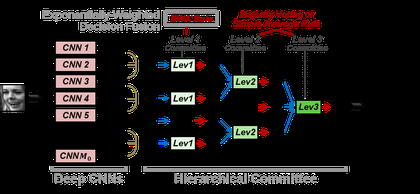
%> input picture fig_overview.png, 420 x 194 px, shrunk from 1099 x 508 before the run
$ octave --eval "result = multi_scale_retinex(rgb2gray(imread('../../../../fig_overview.png')));"   (GNU Octave 9; MATLAB toolbox functions it lacks are replaced by stand-ins)
%> lines starting %> are read from the running program, lines starting %| are printed output that depends on the picture
### lib1_AlignFace_NormalizeInput/pipeline_modules_functions/INface_toolbox/photometric/single_scale_retinex.m
% The function applies the single scale retinex algorithm to an image.
%
% PROTOTYPE
% [R,L] = single_scale_retinex(X,hsiz, normalize)
%
% USAGE EXAMPLE(S)
%
%     Example 1:
%       X=imread('sample_image.bmp');
%       R=single_scale_retinex(X);
%       figure,imshow(X);
%       figure,imshow((R),[]);
%
%     Example 2:
%       X=imread('sample_image.bmp');
%       R=single_scale_retinex(X,9);
%       figure,imshow(X);
%       figure,imshow((R),[]);
%
%     Example 3:
%       X=imread('sample_image.bmp');
%       R=single_scale_retinex(X,9,0);
%       figure,imshow(X);
%       figure,imshow((R),[]);
%
%     Example 4:
%       X=imread('sample_image.bmp');
%       R=single_scale_retinex(X,[],0);
%       figure,imshow(X);
%       figure,imshow((R),[]);
%
%     Example 5:
%       X=imread('sample_image.bmp');
%       [R,L] = single_scale_retinex(X,[],1);
%       figure,imshow(X);
%       figure,imshow((R),[]);
%       figure,imshow(L,[]);
%
%
% GENERAL DESCRIPTION
% The function performs photometric normalization of the image X using the
% SSR technique. It takes either one, two or three arguments with the first being
% the image to be normalized, the second being the size of the Gaussian
% smoothing filter and the third being a parameter controling whether postprocessing
% (i.e., truncation of the histogram ends) is performed or not (0 - no
% postprocessing, 1- truncation of the histogram ends and
% range adjustment to the 8 bit interval). If no parameter "hsiz" is specified
% or the parameter is specified in the form of empty brackets a default
% value of hsiz=15 is used.
%
% The function returns the photometricaly normalized form of the input
% image X in the output R. Since the technique is based on the retinex
% theory (image = reflectance*luminance), the function can optionally
% return the estimated luminance function in L as well.
%
% The function is intended for use in face recognition experiments and the
% default parameters are set in such a way that a "good" normalization is
% achieved for images of size 128 x 128 pixels. Of course the term "good" is
% relative.
%
% When studying the original paper of Jabson et al. one should be aware
% that "hsiz" corresponds to the parameter "c".
%
%
% REFERENCES
% This function is an implementation of the Center/Surround retinex
% algorithm proposed in:
%
% D.J. Jobson, Z. Rahman, and G.A. Woodell, “Properties and Performance of a
% Center/Surround Retinex,” IEEE Transactions on Image Processing, vol. 6,
% no. 3, pp. 451-462, March 1997.
%
%
%
% INPUTS:
% X                     - a grey-scale image of arbitrary size
% hsiz				    - a size parameter determining the size of the
%                         Gaussian filter (default: hsiz=15), hsiz is a
%                         scalar value; if [] is specified for hsiz the
%                         default value is used
% normalize             - a parameter controlling the post-processing
%                         procedure:
%                            0 - no normalization
%                            1 - perform basic normalization (truncation
%                                of histograms ends and normalization to the
%                                8-bit interval) - default
%
% OUTPUTS:
% R                     - a grey-scale image processed with the SSR
%                         algorithm (this normalized version of the input
%                         image is commonly referred to as the reflectance)
% L                     - the luminance function estimated from the input
%                         grey-scale image X using the SSR tecnique
%
%
% NOTES / COMMENTS
% This function applies the single scale retinex algorithm on the
% grey-scale image X. In the new version of the function the input argument
% "normalize" was added to enable experimentation with ones own
% post-processors. In any case, if you do not have your own posprocessor, I
% would strongly recomend that you leave the parameter set to 1, as
% post-processing is often crucial for the normalization.
%
% The function was tested with Matlab ver. 7.5.0.342 (R2007b) and Matlab
% ver. 7.11.0.584 (R2010b).
%
%
% RELATED FUNCTIONS (SEE ALSO)
% histtruncate  - a function provided by Peter Kovesi
% normalize8    - auxilary function
%
% ABOUT
% Created:        19.8.2009
% Last Update:    26.1.2012
% Revision:       2.1
%
%
% WHEN PUBLISHING A PAPER AS A RESULT OF RESEARCH CONDUCTED BY USING THIS CODE
% OR ANY PART OF IT, MAKE A REFERENCE TO THE FOLLOWING PUBLICATIONS:
%
% 1. Štruc V., Pavešic, N.:Photometric normalization techniques for illumination
% invariance, in: Y.J. Zhang (Ed), Advances in Face Image Analysis: Techniques
% and Technologies, IGI Global, pp. 279-300, 2011.
% (BibTex available from: http://luks.fe.uni-lj.si/sl/osebje/vitomir/pub/IGI.bib)
%
% 2. Štruc, V., Pavešic, N.: Gabor-based kernel-partial-least-squares
% discrimination features for face recognition, Informatica (Vilnius),
% vol. 20, no. 1, pp. 115-138, 2009.
% (BibTex available from: http://luks.fe.uni-lj.si/sl/osebje/vitomir/pub/InforVI.bib)
%
%
% Official website:
% If you have down-loaded the toolbox from any other location than the
% official website, plese check the following link to make sure that you
% have the most recent version:
%
% http://luks.fe.uni-lj.si/sl/osebje/vitomir/face_tools/INFace/index.html
%
%
% Copyright (c) 2012 Vitomir Štruc
% Faculty of Electrical Engineering,
% University of Ljubljana, Slovenia
% http://luks.fe.uni-lj.si/en/staff/vitomir/index.html
%
% Permission is hereby granted, free of charge, to any person obtaining a copy
% of this software and associated documentation files, to deal
% in the Software without restriction, subject to the following conditions:
%
% The above copyright notice and this permission notice shall be included in
% all copies or substantial portions of the Software.
%
% The Software is provided "as is", without warranty of any kind.
%
% January 2012
function [R,L] = single_scale_retinex(X,hsiz, normalize)


%% Default result
R=[];
L=[];

%% Parameter checking
if nargin == 1
    hsiz = 15;
    normalize = 1;
elseif nargin ==2
    if isempty(hsiz)
        hsiz = 15;
    end
    normalize = 1;
elseif nargin == 3
    if isempty(hsiz)
        hsiz = 15;
    end

    if ~(normalize==1 || normalize==0)
        disp('Error: The third parameter can only be 0 or 1.');
        return;
     end
elseif nargin > 3
    disp('Error: Wrong number of input parameters!')
    return;
end

%% Init. operations
[a,b]=size(X);
cent = ceil(a/2);
X1=normalize8(X)+0.01; %for the log operation

%% Filter construction
filt = zeros(a,b);
summ=0;
for i=1:a
    for j=1:b
        radius = ((cent-i)^2+(cent-j)^2);
        filt(i,j) = exp(-(radius/(hsiz^2)));
        summ=summ+filt(i,j);
    end
end
filt=filt/summ;

%% Filter image and adjust for log operation
Z = ceil(imfilter(X1,filt,'replicate','same'));
if(sum(sum(Z==0))~=0)
    for i=1:a
        for j=1:b
            if Z(i,j)==0;
                Z(i,j)=0.01;
            end
        end
    end
end

%% Produce illumination normalized image Y
R=log(X1)-log(Z);
L=log(Z);

%% Do some postprocessing - this step is not necessary and can be skipped
if normalize ~= 0
    [R, dummy] =histtruncate(R, 0.2, 0.2);
    R=normalize8(R);
    L=normalize8(L);
end


### lib1_AlignFace_NormalizeInput/pipeline_modules_functions/INface_toolbox/auxilary/normalize8.m
% The function adjusts the dynamic range of the grey scale image to the interval [0,255] or [0,1]
%
% PROTOTYPE
%       Y=normalize8(X,mode);
%
% USAGE EXAMPLE(S)
%
%     Example 1:
%       X=imread('sample_image.bmp');
%       Y=normalize8(X);
%       figure,imshow(X);
%       figure,imshow(uint8(Y));
%
%     Example 2:
%       X=imread('sample_image.bmp');
%       Y=normalize8(X,1);
%       figure,imshow(X);
%       figure,imshow(uint8(Y));
%
%     Example 3:
%       X=imread('sample_image.bmp');
%       Y=normalize8(X,0);
%       figure,imshow(X);
%       figure,imshow((Y),[]);
%
%
% INPUTS:
% X                     - a grey-scale image of arbitrary size
% mode                  - the parameter indicates the range of the target
%                         interval, if "mode=1", the output is mapped to [0,
%                         255], if "mode=0" the output is mapped to [0,1]
%
% OUTPUTS:
% Y                     - a grey-scale image with its dynamic range
%                         adjusted to span the entire 8-bit interval, i.e.,
%                         the intensity values lie in the range [0 255], or
%                         the interval [0,1]
%
% NOTES / COMMENTS
% This function is needed by a few other function actually performing
% photometric normalization. It remapps the intensity values of the images
% from its original span to the interval [0, 255] or [0,1] depending on the
% value of the input parameter "mode". If the parameter mode is not
% provided it is assumed that the target interval equals [0,255].
%
% The function was tested with Matlab ver. 7.5.0.342 (R2007b) and Matlab
% ver. 7.11.0.584 (R2010b).
%
%
% RELATED FUNCTIONS (SEE ALSO)
% histtruncate  - a function provided by Peter Kovesi
% adjust_range  - auxilary function
%
% ABOUT
% Created:        19.8.2009
% Last Update:    26.1.2012
% Revision:       2.1
%
%
% WHEN PUBLISHING A PAPER AS A RESULT OF RESEARCH CONDUCTED BY USING THIS CODE
% OR ANY PART OF IT, MAKE A REFERENCE TO THE FOLLOWING PUBLICATIONS:
%
% 1. 둻ruc V., Pave쉏c, N.:Photometric normalization techniques for illumination
% invariance, in: Y.J. Zhang (Ed), Advances in Face Image Analysis: Techniques
% and Technologies, IGI Global, pp. 279-300, 2011.
% (BibTex available from: http://luks.fe.uni-lj.si/sl/osebje/vitomir/pub/IGI.bib)
%
% 2. 둻ruc, V., Pave쉏c, N.: Gabor-based kernel-partial-least-squares
% discrimination features for face recognition, Informatica (Vilnius),
% vol. 20, no. 1, pp. 115-138, 2009.
% (BibTex available from: http://luks.fe.uni-lj.si/sl/osebje/vitomir/pub/InforVI.bib)
%
%
% Official website:
% If you have down-loaded the toolbox from any other location than the
% official website, plese check the following link to make sure that you
% have the most recent version:
%
% http://luks.fe.uni-lj.si/sl/osebje/vitomir/face_tools/INFace/index.html
%
%
% Copyright (c) 2012 Vitomir 둻ruc
% Faculty of Electrical Engineering,
% University of Ljubljana, Slovenia
% http://luks.fe.uni-lj.si/en/staff/vitomir/index.html
%
% Permission is hereby granted, free of charge, to any person obtaining a copy
% of this software and associated documentation files, to deal
% in the Software without restriction, subject to the following conditions:
%
% The above copyright notice and this permission notice shall be included in
% all copies or substantial portions of the Software.
%
% The Software is provided "as is", without warranty of any kind.
%
% January 2012

function Y=normalize8(X,mode);

%% default return value
Y=[];

%% Parameter check
if nargin==1
    mode = 1;
end

%% Init. operations
X=double(X);
[a,b]=size(X);

%% Adjust the dynamic range to the 8-bit interval
max_v_x = max(max(X));
min_v_x = min(min(X));

if mode == 1
    Y=ceil(((X - min_v_x*ones(a,b))./(max_v_x*(ones(a,b))-min_v_x*(ones(a,b))))*255);
elseif mode == 0
    Y=(((X - min_v_x*ones(a,b))./(max_v_x*(ones(a,b))-min_v_x*(ones(a,b)))));
else
    disp('Error: Wrong value of parameter "mode". Please provide either 0 or 1.')
end


### lib1_AlignFace_NormalizeInput/pipeline_modules_functions/INface_toolbox/postprocessors/histtruncate.m
% The function truncates the ends of an image histogram.
%
% Function truncates a specified percentage of the lower and
% upper ends of an image histogram.
%
% This operation allows grey levels to be distributed across
% the primary part of the histogram.  This solves the problem
% when one has, say, a few very bright values in the image which
% have the overall effect of darkening the rest of the image after
% rescaling.
%
% Usage:
%    [newim, sortv] = histtruncate(im, lHistCut, uHistCut)
%    [newim, sortv] = histtruncate(im, lHistCut, uHistCut, sortv)
%
% Arguments:
%    im          -  Image to be processed
%    lHistCut    -  Percentage of the lower end of the histogram
%                   to saturate.
%    uHistCut    -  Percentage of the upper end of the histogram
%                   to saturate.
%    sortv       -  Optional array of sorted image pixel values obtained
%                   from a previous call to histtruncate.  Supplying this
%                   data speeds the operation of histtruncate when one is
%                   repeatedly varying lHistCut and uHistCut.
%

% Copyright (c) 2001 Peter Kovesi
% School of Computer Science & Software Engineering
% The University of Western Australia
% http://www.csse.uwa.edu.au/
%
% Permission is hereby granted, free of charge, to any person obtaining a copy
% of this software and associated documentation files (the "Software"), to deal
% in the Software without restriction, subject to the following conditions:
%
% The above copyright notice and this permission notice shall be included in
% all copies or substantial portions of the Software.
%
% The Software is provided "as is", without warranty of any kind.

% July 2001

function [newim, sortv] = histtruncate(im, lHistCut, uHistCut, varargin)

    if lHistCut < 0 | lHistCut > 100 | uHistCut < 0 | uHistCut > 100
	error('Histogram truncation values must be between 0 and 100');
    end

    if ndims(im) == 3  % Assume colour image in RGB
	hsv = rgb2hsv(im);     % Convert to HSV
        % Apply histogram truncation just to intensity component
	if nargin == 3
	    [hsv(:,:,3), sortv] = Ihisttruncate(hsv(:,:,3), lHistCut, uHistCut);
	else
	    [hsv(:,:,3), sortv] = Ihisttruncate(hsv(:,:,3), lHistCut, uHistCut, varargin{1});
	end
	newim = hsv2rgb(hsv);  % Convert back to RGB
    else
	if nargin == 3
	    [newim, sortv] = Ihisttruncate(im, lHistCut, uHistCut);
	else
	    [newim, sortv] = Ihisttruncate(im, lHistCut, uHistCut, varargin{1});
	end
    end


%-----------------------------------------------------------------------
% Internal function that does the work
%-----------------------------------------------------------------------

function [newim, sortv] = Ihisttruncate(im, lHistCut, uHistCut, varargin)

    if ndims(im) > 2
	error('HISTTRUNCATE only defined for grey value images');
    end

    im = normalize8(im,0);  % Normalise to 0-1 and cast to double if needed

    [r c] = size(im);
    m = r*c;

    if nargin == 3            % Generate a sorted array of pixel values.
	sortv = sort(im(:));
	sortv = [sortv(1); sortv; sortv(m)];
    else
	sortv = varargin{1};
    end

    x = 100*(0.5:m - 0.5)./m; % Indices of pixel value order as a percentage
    x = [0 x 100];            % from 0 - 100.

    % Interpolate to find grey values at desired percentage levels.
    gv = interp1(x,sortv,[lHistCut, 100 - uHistCut]);

    newim = imadjust(im,gv,[0 1]);


### lib1_AlignFace_NormalizeInput/pipeline_modules_functions/INface_toolbox/photometric/multi_scale_retinex.m
% The function applies the multi scale retinex algorithm to an image.
%
% PROTOTYPE
% Y = multi_scale_retinex(X,hsiz,normalize)
%
% USAGE EXAMPLE(S)
%
%     Example 1:
%       X=imread('sample_image.bmp');
%       Y=multi_scale_retinex(X);
%       figure,imshow(X);
%       figure,imshow((Y),[]);
%
%     Example 2:
%       X=imread('sample_image.bmp');
%       Y=multi_scale_retinex(X,[7 15 21]);
%       figure,imshow(X);
%       figure,imshow((Y),[]);
%
%      Example 3 (the same as the SSR):
%       X=imread('sample_image.bmp');
%       Y=multi_scale_retinex(X,[15]);
%       figure,imshow(X);
%       figure,imshow((Y),[]);
%
%     Example 4:
%       X=imread('sample_image.bmp');
%       Y=multi_scale_retinex(X,[],0);
%       figure,imshow(X);
%       figure,imshow((Y),[]);
%
%     Example 5:
%       X=imread('sample_image.bmp');
%       Y=multi_scale_retinex(X,[7 15 21],0);
%       figure,imshow(X);
%       figure,imshow((Y),[]);
%
%
% GENERAL DESCRIPTION
% The function performs photometric normalization of the image X using the
% MSR technique. It takes either one or two arguments with the first being
% the image to be normalized and the second being the sizes of the Gaussian
% smoothing filters. If no parameter "hsiz" is specified a default value of
% hsiz=[7 15 21] is used.
%
% The function is intended for use in face recognition experiments and the
% default parameters are set in such a way that a "good" normalization is
% achieved for images of size 128 x 128 pixels. Of course the term "good" is
% relative.
%
% When studying the original paper of Jabson et al. one should be aware
% that "hsiz" corresponds to the parameters "c".
%
%
% REFERENCES
% This function is an implementation of the Multiscale retinex
% algorithm proposed in:
%
% D.J. Jabson, Z. Rahmann, and G.A. Woodell, “A Multiscale Retinex for
% Bridging the Gap Between Color Images and the human Observations of
% Scenes,” IEEE Transactions on Image Processing, vol. 6, no. 7,
% pp. 897-1056, July 1997.
%
%
%
% INPUTS:
% X                     - a grey-scale image of arbitrary size
% hsiz				    - a size parameter determining the sizes of the
%                         Gaussian filter (default: hsiz=[7 15 21]), hsiz
%                         is an array of filter sizes - actually these
%                         sizes determine the bandwidth of the filters
% normalize             - a parameter controlling the post-processing
%                         procedure:
%                            0 - no normalization
%                            1 - perform basic normalization (truncation
%                                of histograms ends and normalization to the
%                                8-bit interval for the single-scale normalizations) - default
%
% OUTPUTS:
% Y                     - a grey-scale image processed with the SSR
%                         algorithm
%
% NOTES / COMMENTS
% This function applies the multi scale retinex algorithm on the
% grey-scale image X.
%
% The function was tested with Matlab ver. 7.5.0.342 (R2007b).
%
%
% RELATED FUNCTIONS (SEE ALSO)
% histtruncate  - a function provided by Peter Kovesi
% normalize8    - auxilary function
%
% ABOUT
% Created:        20.8.2009
% Last Update:    26.1.2012
% Revision:       2.1
%
%
% WHEN PUBLISHING A PAPER AS A RESULT OF RESEARCH CONDUCTED BY USING THIS CODE
% OR ANY PART OF IT, MAKE A REFERENCE TO THE FOLLOWING PUBLICATIONS:
%
% 1. Štruc V., Pavešic, N.:Photometric normalization techniques for illumination
% invariance, in: Y.J. Zhang (Ed), Advances in Face Image Analysis: Techniques
% and Technologies, IGI Global, pp. 279-300, 2011.
% (BibTex available from: http://luks.fe.uni-lj.si/sl/osebje/vitomir/pub/IGI.bib)
%
% 2. Štruc, V., Pavešic, N.: Gabor-based kernel-partial-least-squares
% discrimination features for face recognition, Informatica (Vilnius),
% vol. 20, no. 1, pp. 115-138, 2009.
% (BibTex available from: http://luks.fe.uni-lj.si/sl/osebje/vitomir/pub/InforVI.bib)
%
%
% Official website:
% If you have down-loaded the toolbox from any other location than the
% official website, plese check the following link to make sure that you
% have the most recent version:
%
% http://luks.fe.uni-lj.si/sl/osebje/vitomir/face_tools/INFace/index.html
%
%
% Copyright (c) 2012 Vitomir Štruc
% Faculty of Electrical Engineering,
% University of Ljubljana, Slovenia
% http://luks.fe.uni-lj.si/en/staff/vitomir/index.html
%
% Permission is hereby granted, free of charge, to any person obtaining a copy
% of this software and associated documentation files, to deal
% in the Software without restriction, subject to the following conditions:
%
% The above copyright notice and this permission notice shall be included in
% all copies or substantial portions of the Software.
%
% The Software is provided "as is", without warranty of any kind.
%
% January 2012
function Y = multi_scale_retinex(X,hsiz,normalize)

%% Dummy answer
Y=[];

%% Parameter checking and initialization
if nargin == 1
    hsiz = [7 15 21];
    normalize=1;
elseif nargin == 2
    if isempty(hsiz)
        hsiz = [7 15 21];
    end
    normalize=1;
elseif nargin == 3
     if isempty(hsiz)
        hsiz = [7 15 21];
     end

     if ~(normalize==1 || normalize==0)
        disp('Error: The third parameter can only be 0 or 1.');
        return;
    end
elseif nargin > 3
    disp('Error: Wrong number of input parameters!')
    return;
end

[a,b]=size(hsiz);
if a ~= 1 && b ~= 1
    disp('The parameter "hsiz" should be an 1 x n array.')
    return;
end

[a,b]=size(X);
%> a = 194; b = 420


%% Apply multi-scale retinex
Y=zeros(a,b);
for i=1:length(hsiz)
    Y = Y + single_scale_retinex(X,hsiz(1,i),normalize);
end
%> this loop made 3 passes
%> pass 1, in normalize8, `X=double(X);`:
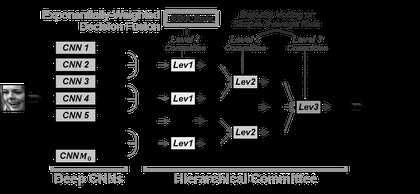
%> X: size 194x420 double; min 0, max 255, mean 26.4
%> pass 1, in single_scale_retinex, `Z = ceil(imfilter(X1,filt,'replicate','same'));`:
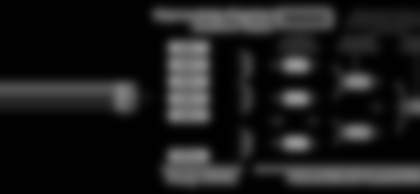
%> Z: size 194x420 double; min 1, max 149, mean 28.1
%> pass 1, in single_scale_retinex, `R=log(X1)-log(Z);`:
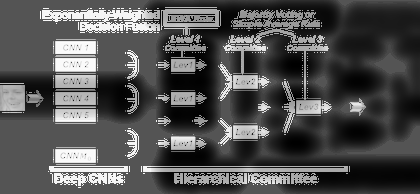
%> R: size 194x420 double; min -9.61, max 5.54, mean -4.77; drawn with min black and max white
%> after the loop:
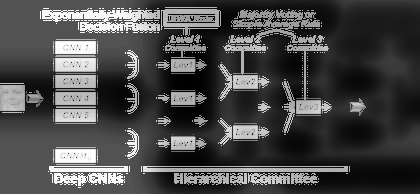
%> Y: size 194x420 double; min 1, max 765, mean 222.3; drawn with min black and max white

if normalize ~=0
    Y=normalize8(Y);
end
